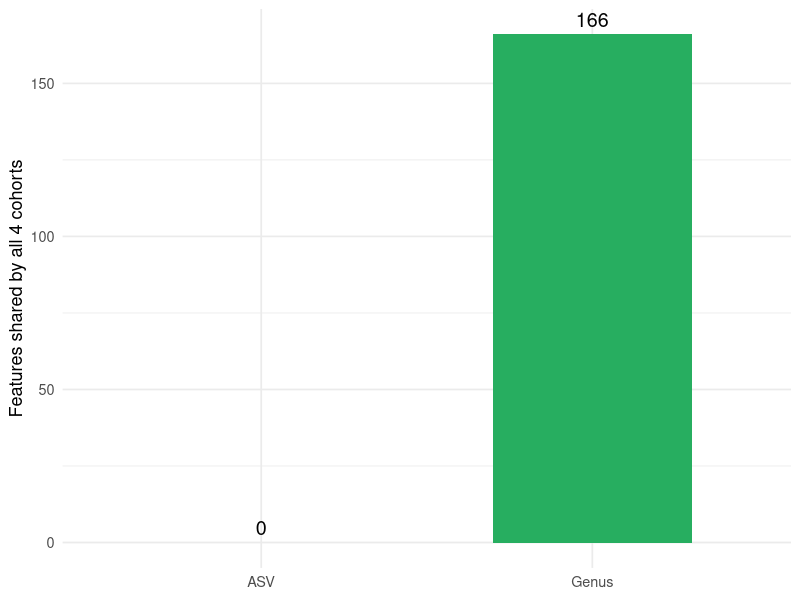
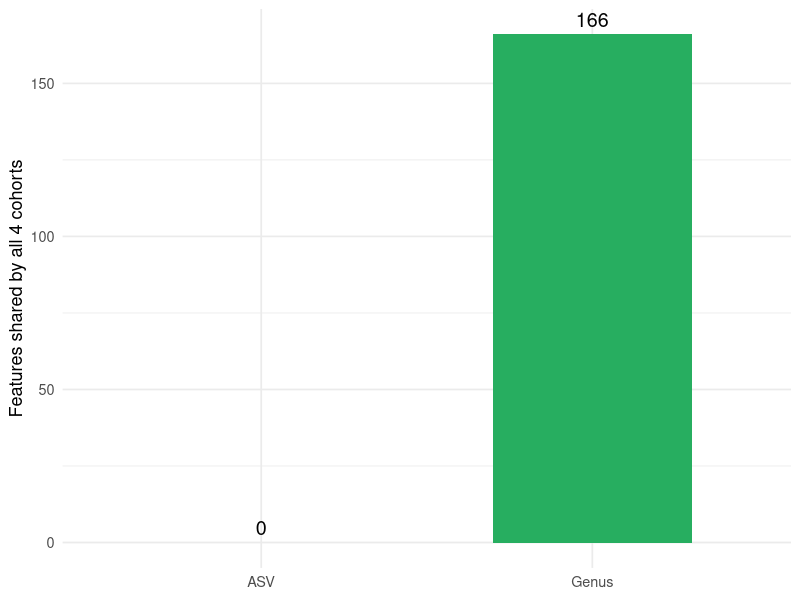

Recreate these plots in R, in order.
library(ggplot2)
d <- data.frame(level=factor(c("ASV","Genus"),levels=c("ASV","Genus")), shared=c(0,166))
ggplot(d, aes(level, shared, fill=level)) + geom_col(width=0.6) +
  geom_text(aes(label=shared), vjust=-0.5, size=5) +
  scale_fill_manual(values=c("ASV"="#c0392b","Genus"="#27ae60")) +
  labs(y="Features shared by all 4 cohorts", x=NULL) +
  theme_minimal(base_size=13) + theme(legend.position="none")
ggsave("fig1_overlap.png", width=4, height=4, dpi=300)
